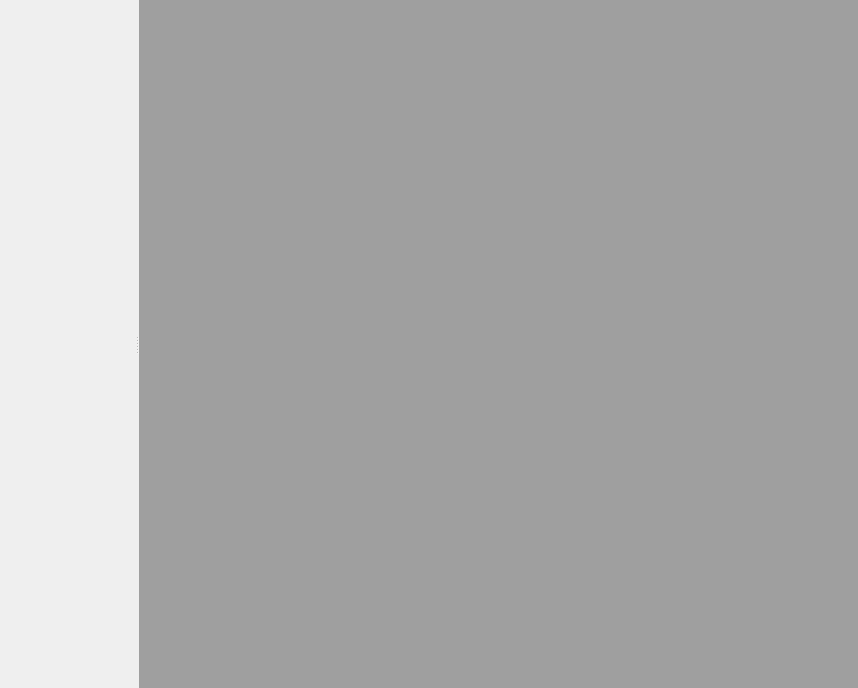
<?xml version="1.0" encoding="UTF-8"?>
<ui version="4.0">
 <class>FitResultsWidget</class>
 <widget class="QWidget" name="FitResultsWidget">
  <property name="geometry">
   <rect>
    <x>0</x>
    <y>0</y>
    <width>858</width>
    <height>688</height>
   </rect>
  </property>
  <property name="windowTitle">
   <string>Form</string>
  </property>
  <layout class="QHBoxLayout" name="horizontalLayout">
   <property name="leftMargin">
    <number>0</number>
   </property>
   <property name="topMargin">
    <number>0</number>
   </property>
   <property name="rightMargin">
    <number>0</number>
   </property>
   <property name="bottomMargin">
    <number>0</number>
   </property>
   <item>
    <widget class="QSplitter" name="splitter">
     <property name="orientation">
      <enum>Qt::Horizontal</enum>
     </property>
     <widget class="QFrame" name="frame">
      <property name="frameShape">
       <enum>QFrame::NoFrame</enum>
      </property>
      <property name="frameShadow">
       <enum>QFrame::Raised</enum>
      </property>
     </widget>
     <widget class="QMdiArea" name="mdi_area"/>
    </widget>
   </item>
  </layout>
 </widget>
 <resources/>
 <connections/>
</ui>
